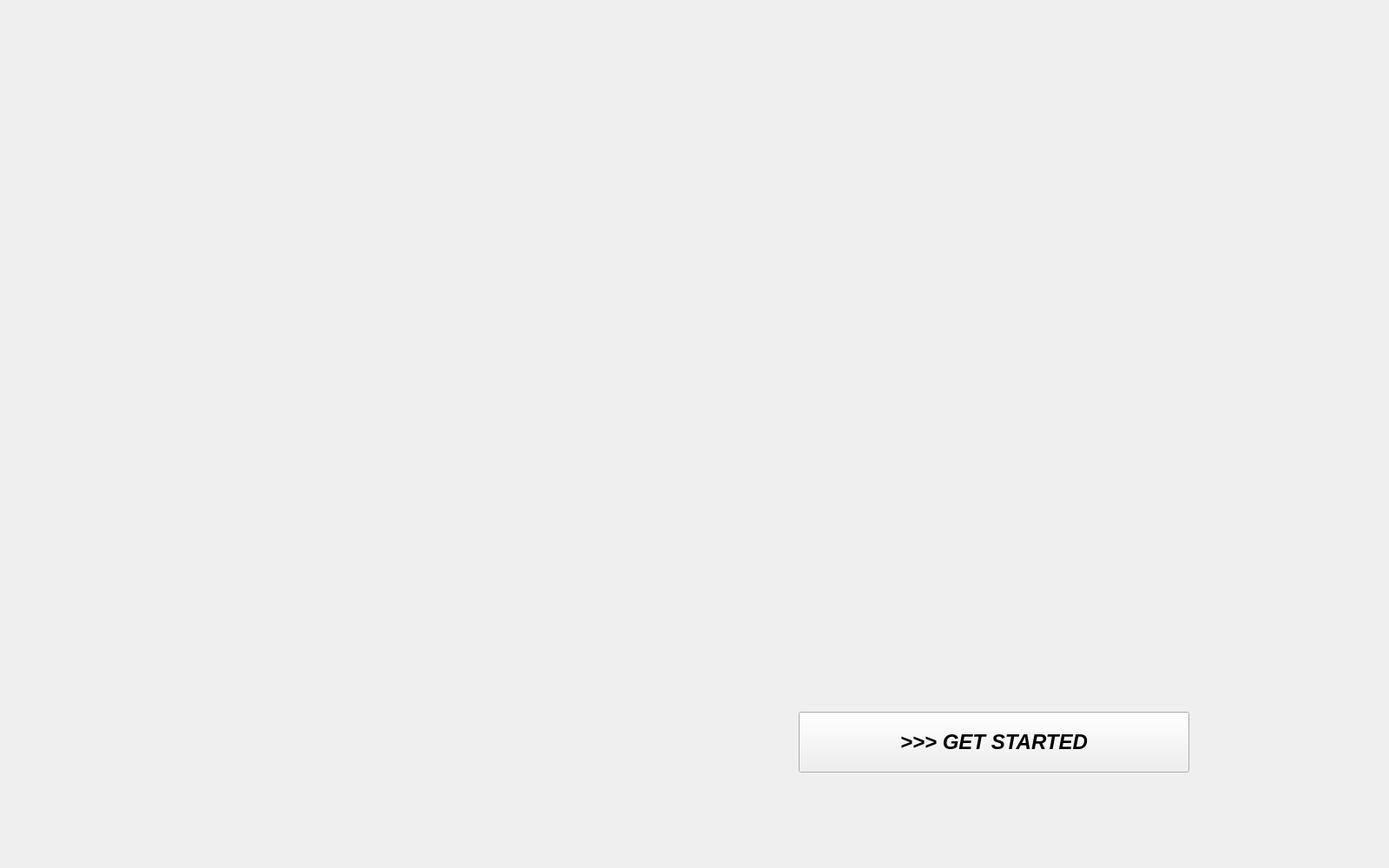
<?xml version="1.0" encoding="UTF-8"?>
<ui version="4.0">
 <class>QWFormWelcome</class>
 <widget class="QWidget" name="QWFormWelcome">
  <property name="geometry">
   <rect>
    <x>0</x>
    <y>0</y>
    <width>1600</width>
    <height>1000</height>
   </rect>
  </property>
  <property name="windowTitle">
   <string>Form</string>
  </property>
  <widget class="QToolButton" name="btnStart">
   <property name="geometry">
    <rect>
     <x>920</x>
     <y>820</y>
     <width>450</width>
     <height>70</height>
    </rect>
   </property>
   <property name="sizePolicy">
    <sizepolicy hsizetype="Fixed" vsizetype="Fixed">
     <horstretch>0</horstretch>
     <verstretch>0</verstretch>
    </sizepolicy>
   </property>
   <property name="minimumSize">
    <size>
     <width>450</width>
     <height>70</height>
    </size>
   </property>
   <property name="maximumSize">
    <size>
     <width>450</width>
     <height>70</height>
    </size>
   </property>
   <property name="font">
    <font>
     <pointsize>18</pointsize>
     <weight>75</weight>
     <italic>true</italic>
     <bold>true</bold>
     <underline>false</underline>
    </font>
   </property>
   <property name="cursor">
    <cursorShape>PointingHandCursor</cursorShape>
   </property>
   <property name="styleSheet">
    <string notr="true"/>
   </property>
   <property name="text">
    <string>&gt;&gt;&gt; GET STARTED</string>
   </property>
   <property name="iconSize">
    <size>
     <width>16</width>
     <height>16</height>
    </size>
   </property>
  </widget>
 </widget>
 <resources/>
 <connections/>
</ui>
